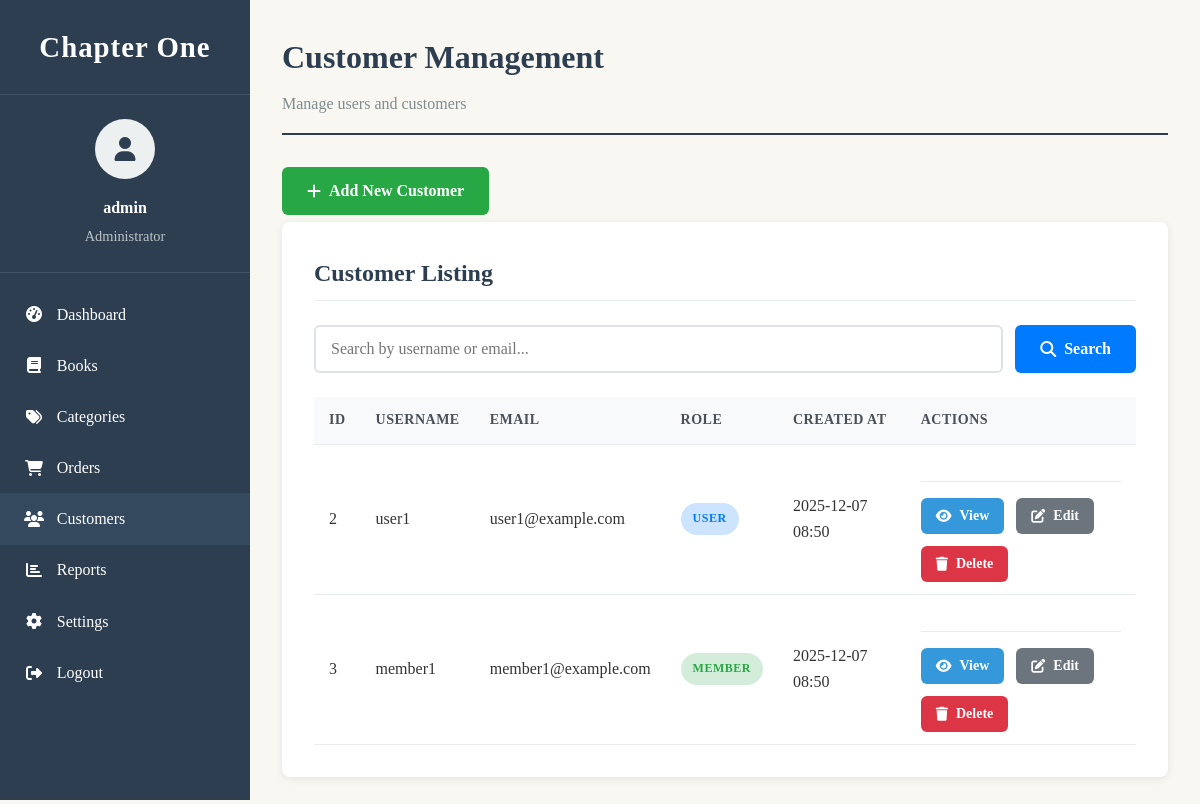
Page /page/admin_user.php (signed in) on the committed database.
### tables this page shows
CREATE TABLE `users` (
  `id` int(11) NOT NULL,
  `username` varchar(255) NOT NULL,
  `email` varchar(255) NOT NULL,
  `password_hash` varchar(255) NOT NULL,
  `user_role` enum('user','member','admin') NOT NULL DEFAULT 'user',
  `profile_photo` varchar(255) DEFAULT NULL,
  `created_at` timestamp NOT NULL DEFAULT current_timestamp(),
  `updated_at` timestamp NOT NULL DEFAULT current_timestamp() ON UPDATE current_timestamp()
);

### page/admin_user.php (the view, shortened to what this page needs)
<?php
require_once __DIR__ . '/../sb_base.php';
$action = $_GET['action'] ?? 'list';
$currentAdminId = $_SESSION['user_id'];
$stmt = $pdo->prepare("SELECT profile_photo FROM users WHERE id = ?");
$stmt->execute([$currentAdminId]);
$adminPhoto = $stmt->fetchColumn();
$adminPhotoPath = $adminPhoto ? '/page/uploads/profiles/' . $adminPhoto : '';
$search = trim($_GET['search'] ?? '');
$searchQuery = '';
$searchParams = [];
if (!empty($search)) {
    $searchQuery = "WHERE user_role IN ('user', 'member') AND (username LIKE ? OR email LIKE ?)";
    $searchTerm = "%$search%";
    $searchParams = [$searchTerm, $searchTerm];
} else {
    $searchQuery = "WHERE user_role IN ('user', 'member')";
}
$users = [];
if ($action === 'list') {
    $sql = "SELECT id, username, email, user_role, profile_photo, created_at FROM users $searchQuery ORDER BY created_at DESC";
    $stmt = $pdo->prepare($sql);
    $stmt->execute($searchParams);
    $users = $stmt->fetchAll();
}
?>
<!DOCTYPE html>
<html lang="en">
<head>
<link rel="stylesheet" href="/css/sb_style.css">
<link rel="stylesheet" href="/css/user.css">
<link rel="stylesheet" href="https://cdnjs.cloudflare.com/ajax/libs/font-awesome/6.4.0/css/all.min.css">
</head>
<body>
<div style="display: flex; min-height: 100vh;">
    <div class="sidebar">
        <div class="logo">
            <span class="logo-text">Chapter One</span>
        </div>
        <div class="admin-info">
            <div class="admin-avatar">
                <?php if ($adminPhotoPath): ?>
                    <img src="<?= htmlspecialchars($adminPhotoPath) ?>" alt="Profile Photo">
                <?php else: ?>
                    <i class="fas fa-user"></i>
                <?php endif; ?>
            </div>
            <div class="admin-name"><?= htmlspecialchars($_SESSION['username'] ?? 'Admin User') ?></div>
            <div class="admin-role">Administrator</div>
        </div>
        <div class="sidebar-menu">
            <a href="adminPanel.php" class="menu-item">
                <i class="fas fa-tachometer-alt"></i>
                <span class="menu-text">Dashboard</span>
            </a>
            <a href="product_panel.php" class="menu-item">
                <i class="fas fa-book"></i>
                <span class="menu-text">Books</span>
            </a>
            <a href="#" class="menu-item">
                <i class="fas fa-tags"></i>
                <span class="menu-text">Categories</span>
            </a>
            <a href="#" class="menu-item">
                <i class="fas fa-shopping-cart"></i>
                <span class="menu-text">Orders</span>
            </a>
            <a href="admin_user.php" class="menu-item active">
                <i class="fas fa-users"></i>
                <span class="menu-text">Customers</span>
            </a>
            <a href="#" class="menu-item">
                <i class="fas fa-chart-bar"></i>
                <span class="menu-text">Reports</span>
            </a>
            <a href="admin_profile.php" class="menu-item">
                <i class="fas fa-cog"></i>
                <span class="menu-text">Settings</span>
            </a>
            <a href="/login/logout.php" class="menu-item">
                <i class="fas fa-sign-out-alt"></i>
                <span class="menu-text">Logout</span>
            </a>
        </div>
    </div>
<div class="main-content">
    <div class="page-header">
        <h1>Customer Management</h1>
        <p class="subtitle">Manage users and customers</p>
    </div>
    <?php if ($action === 'list'): ?>
        <a href="?action=create" class="btn btn-success" style="margin-bottom: 7px;">
            <i class="fas fa-plus"></i> Add New Customer
        </a>
    <?php else: ?>
        <a href="?" class="btn btn-secondary">
            <i class="fas fa-arrow-left"></i> Back to List
        </a>
    <?php endif; ?>
    <?php if ($action === 'list'): ?>
        <div class="content-section">
            <div class="section-header">
                <h2 class="section-title">Customer Listing</h2>
            </div>
            <form method="GET" class="search-box">
                <input type="text" name="search" placeholder="Search by username or email..." value="<?= htmlspecialchars($search) ?>" class="form-control">
                <button type="submit" class="btn btn-primary">
                    <i class="fas fa-search"></i> Search
                </button>
            </form>
            <div class="table-container">
                <table>
                    <thead>
                        <tr>
                            <th>ID</th>
                            <th>Username</th>
                            <th>Email</th>
                            <th>Role</th>
                            <th>Created At</th>
                            <th>Actions</th>
                        </tr>
                    </thead>
                    <tbody>
                        <?php if (empty($users)): ?>
                            <tr>
                                <td colspan="6" style="text-align: center; padding: 2rem;">No members found</td>
                            </tr>
                        <?php else: ?>
                            <?php foreach ($users as $u): ?>
                                <tr>
                                    <td><?= htmlspecialchars($u['id']) ?></td>
                                    <td><?= htmlspecialchars($u['username']) ?></td>
                                    <td><?= htmlspecialchars($u['email']) ?></td>
                                    <td>
                                        <span class="status status-<?= $u['user_role'] ?>">
                                            <?= ucfirst($u['user_role']) ?>
                                        </span>
                                    </td>
                                    <td><?= date('Y-m-d H:i', strtotime($u['created_at'])) ?></td>
                                    <td>
                                        <div class="action-buttons">
                                            <a href="?action=view&id=<?= $u['id'] ?>" class="btn btn-info btn-sm">
                                                <i class="fas fa-eye"></i> View
                                            </a>
                                            <a href="?action=edit&id=<?= $u['id'] ?>" class="btn btn-secondary btn-sm">
                                                <i class="fas fa-edit"></i> Edit
                                            </a>
                                            <form method="POST" style="display: inline-block; margin: 0; padding: 0; vertical-align: middle;" onsubmit="return confirm('Are you sure you want to delete this user?');">
                                                <button type="submit" class="btn btn-danger btn-sm" style="margin: 0; padding: 8px 15px; min-height: 36px; display: inline-flex; align-items: center;">
                                                    <i class="fas fa-trash"></i> Delete
                                                </button>
                                            </form>
                                        </div>
                                    </td>
                                </tr>
                            <?php endforeach; ?>
                        <?php endif; ?>
                    </tbody>
                </table>
            </div>
        </div>
    <?php endif; ?>
</div>
</div>
</body>
</html>

### css/sb_style.css (style rules this page uses)
* { margin: 0; padding: 0; box-sizing: border-box; font-family: "Georgia", serif; }
body { background-color: #f9f7f2; color: #333; line-height: 1.6; }
a { text-decoration: none; color: inherit; }
.logo { font-size: 1.8rem; font-weight: bold; letter-spacing: 1px; }

### rows in the picture
users: id "2", username "user1", email "user1@example.com", user_role "USER", created_at "2025-12-07 08:50"
users: id "3", username "member1", email "member1@example.com", user_role "MEMBER", created_at "2025-12-07 08:50"

### other values in the picture
$_SESSION['username'] "admin"
